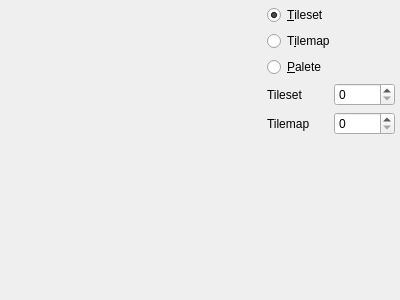
<?xml version="1.0" encoding="UTF-8"?>
<ui version="4.0">
 <class>GBWidget</class>
 <widget class="QWidget" name="GBWidget">
  <property name="geometry">
   <rect>
    <x>0</x>
    <y>0</y>
    <width>400</width>
    <height>300</height>
   </rect>
  </property>
  <property name="windowTitle">
   <string>Form</string>
  </property>
  <layout class="QHBoxLayout" name="horizontalLayout">
   <property name="leftMargin">
    <number>5</number>
   </property>
   <property name="topMargin">
    <number>5</number>
   </property>
   <property name="rightMargin">
    <number>5</number>
   </property>
   <property name="bottomMargin">
    <number>5</number>
   </property>
   <item>
    <widget class="QLabel" name="gbImage">
     <property name="minimumSize">
      <size>
       <width>256</width>
       <height>256</height>
      </size>
     </property>
     <property name="text">
      <string/>
     </property>
    </widget>
   </item>
   <item>
    <layout class="QVBoxLayout" name="verticalLayout_6">
     <item>
      <widget class="QRadioButton" name="rbTilesetView">
       <property name="text">
        <string>&amp;Tileset</string>
       </property>
       <property name="checked">
        <bool>true</bool>
       </property>
       <attribute name="buttonGroup">
        <string notr="true">gbModeGroup</string>
       </attribute>
      </widget>
     </item>
     <item>
      <widget class="QRadioButton" name="rbTilemapView">
       <property name="text">
        <string>T&amp;ilemap</string>
       </property>
       <attribute name="buttonGroup">
        <string notr="true">gbModeGroup</string>
       </attribute>
      </widget>
     </item>
     <item>
      <widget class="QRadioButton" name="rbPaleteView">
       <property name="text">
        <string>&amp;Palete</string>
       </property>
       <attribute name="buttonGroup">
        <string notr="true">gbModeGroup</string>
       </attribute>
      </widget>
     </item>
     <item>
      <layout class="QGridLayout" name="gridLayout">
       <item row="0" column="1">
        <widget class="QSpinBox" name="sbTileset">
         <property name="maximum">
          <number>3</number>
         </property>
        </widget>
       </item>
       <item row="0" column="0">
        <widget class="QLabel" name="label_6">
         <property name="text">
          <string>Tileset</string>
         </property>
        </widget>
       </item>
       <item row="1" column="0">
        <widget class="QLabel" name="label_7">
         <property name="text">
          <string>Tilemap</string>
         </property>
        </widget>
       </item>
       <item row="1" column="1">
        <widget class="QSpinBox" name="sbTilemap">
         <property name="maximum">
          <number>1</number>
         </property>
        </widget>
       </item>
      </layout>
     </item>
     <item>
      <spacer name="verticalSpacer_4">
       <property name="orientation">
        <enum>Qt::Vertical</enum>
       </property>
       <property name="sizeHint" stdset="0">
        <size>
         <width>20</width>
         <height>40</height>
        </size>
       </property>
      </spacer>
     </item>
    </layout>
   </item>
  </layout>
 </widget>
 <resources/>
 <connections/>
 <buttongroups>
  <buttongroup name="gbModeGroup"/>
 </buttongroups>
</ui>
